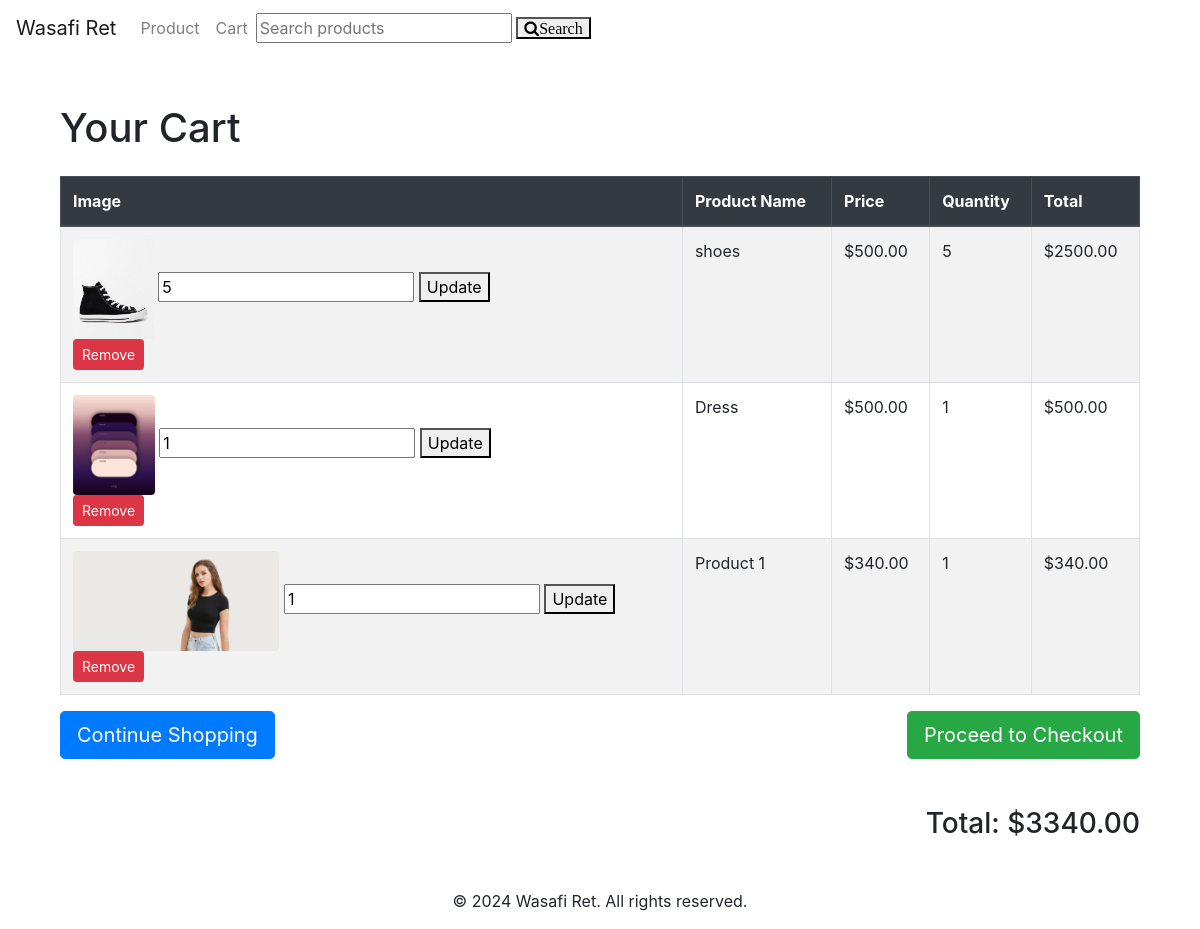
/cart/ (signed in), run on an earlier commit of the app's database.
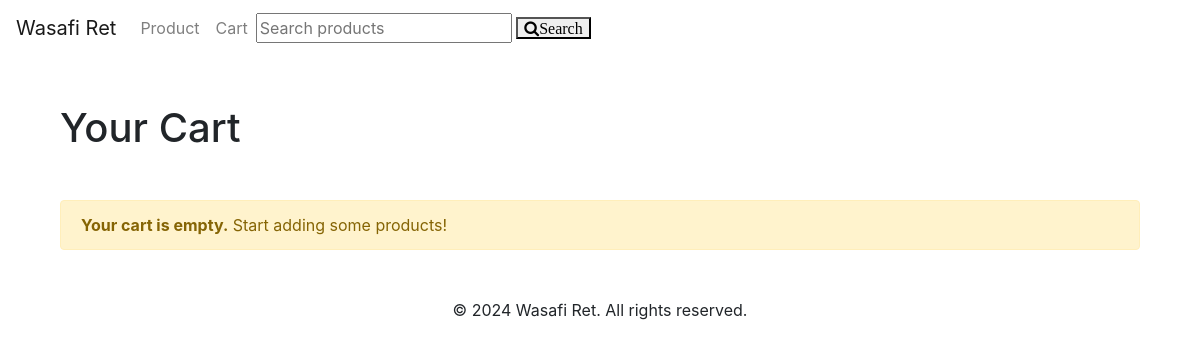
And on a later commit of the database.
### WasafiRet/models.py (models this page shows, shortened)
class CartItem(models.Model):
    cart=models.ForeignKey(Cart,on_delete=models.CASCADE)
    product=models.ForeignKey(Product,on_delete=models.CASCADE)
    quantity=models.PositiveIntegerField(default=1)
    def get_total(self):
        return self.quantity*self.product.price

class Product(models.Model):
    name=models.CharField(max_length=255)
    description=models.TextField()
    price=models.DecimalField(max_digits=10,decimal_places=2)
    stock=models.IntegerField()
    category=models.ForeignKey(Category,on_delete=models.CASCADE)
    is_active=models.BooleanField(default=True)
    image=models.ImageField(upload_to=',media/images',blank=True,null=True)

### WasafiRet/views.py (the view)
# urls.py: path('cart/', views.view_cart, name='view_cart'),
def view_cart(request):
    cart=Cart.objects.filter(user=request.user).first()
    cart_items=CartItem.objects.filter(cart=cart)
    cart_total=sum(item.get_total() for item in cart_items)
    return render(request, 'WasafiRet/cart.html', {'cart_items':cart_items, 'cart_total':cart_total})

### WasafiRet/templates/WasafiRet/cart.html (shortened to what this page needs)
{% extends 'WasafiRet/base.html' %}
{% load static %}
{% block content %}
<div class="container mt-5">
  <h1>Your Cart</h1>
  {% if cart_items %}
  <table class="table table-bordered table-striped mt-4">
    <thead class="thead-dark">
      <tr>
        <th>Image</th>
        <th>Product Name</th>
        <th>Price</th>
        <th>Quantity</th>
        <th>Total</th>
      </tr>
    </thead>
    <tbody>
      {% for item in cart_items %}
      <tr>
        <td>
          {% if item.product.image %}
          <img
            src="{{ item.product.image.url }}"
            class="img-fluid rounded"
            alt="{{ item.product.name }}"
            style="max-height: 100px"
          />
          {% endif %}
          <form
            method="POST"
            action="{% url 'update_cart' item.id %}"
            style="display: inline"
          >
            <input
              type="number"
              name="quantity"
              value="{{ item.quantity }}"
              min="1"
            />
            <button type="submit">Update</button>
          </form>
          <div class="text-left">
            <a
              href="{% url 'remove_cart' item.id %}"
              class="btn btn-danger btn-sm"
              >Remove</a
            >
          </div>
        </td>
        <td>{{ item.product.name }}</td>
        <td>${{ item.product.price }}</td>
        <td>{{ item.quantity }}</td>
        <td>${{ item.get_total }}</td>
      </tr>
      {% endfor %}
    </tbody>
  </table>
  <div class="row mb-5">
    <div class="col-md-6 text-left">
      <a href="{% url 'product_list' %}" class="btn btn-primary btn-lg">Continue Shopping</a>
    </div>
    <div class="col-md-6 text-right">
      <a href="{% url 'orders:checkout' %}" class="btn btn-success btn-lg">Proceed to Checkout</a>
    </div>
  </div>
  <div class="text-right">
    <h3>Total: ${{ cart_total }}</h3>
  </div>
  {% else %}
  <div class="alert alert-warning mt-5">
    <strong>Your cart is empty.</strong> Start adding some products!
  </div>
  {% endif %}
</div>
{% endblock %}

What changed in the data, as far as the page shows it:
removed CartItem: product.image (picture), quantity "5", product.name "shoes", product.price "500.00", get_total "2500.00"
removed CartItem: product.image (picture), quantity "1", product.name "Dress", product.price "500.00", get_total "500.00"
removed CartItem: product.image (picture), quantity "1", product.name "Product 1", product.price "340.00", get_total "340.00"
Also different on the page:
{{ cart_total }}: "3340.00" → (not shown)
text no longer shown: "Image Product Name Price Quantity Total Continue Shopping Proceed to Checkout Total: $"
text now shown: "Your cart is empty. Start adding some products!"
